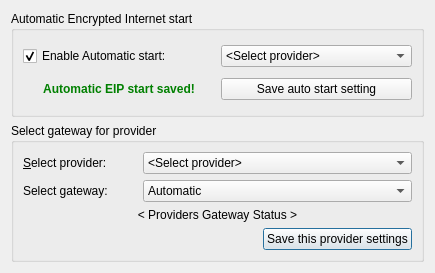
<?xml version="1.0" encoding="UTF-8"?>
<ui version="4.0">
 <class>EIPPreferences</class>
 <widget class="QDialog" name="EIPPreferences">
  <property name="geometry">
   <rect>
    <x>0</x>
    <y>0</y>
    <width>435</width>
    <height>273</height>
   </rect>
  </property>
  <property name="windowTitle">
   <string>Encrypted Internet Preferences</string>
  </property>
  <property name="windowIcon">
   <iconset resource="../../../../../data/resources/mainwindow.qrc">
    <normaloff>:/images/mask-icon.png</normaloff>:/images/mask-icon.png</iconset>
  </property>
  <layout class="QGridLayout" name="gridLayout_2">
   <item row="1" column="0">
    <widget class="QGroupBox" name="gbGatewaySelector">
     <property name="enabled">
      <bool>true</bool>
     </property>
     <property name="title">
      <string>Select gateway for provider</string>
     </property>
     <property name="checkable">
      <bool>false</bool>
     </property>
     <layout class="QGridLayout" name="gridLayout">
      <item row="0" column="0">
       <widget class="QLabel" name="lblSelectProvider">
        <property name="text">
         <string>&amp;Select provider:</string>
        </property>
        <property name="buddy">
         <cstring>cbProvidersGateway</cstring>
        </property>
       </widget>
      </item>
      <item row="0" column="1" colspan="2">
       <widget class="QComboBox" name="cbProvidersGateway">
        <item>
         <property name="text">
          <string>&lt;Select provider&gt;</string>
         </property>
        </item>
       </widget>
      </item>
      <item row="7" column="2">
       <widget class="QPushButton" name="pbSaveGateway">
        <property name="text">
         <string>Save this provider settings</string>
        </property>
       </widget>
      </item>
      <item row="4" column="0" colspan="3">
       <widget class="QLabel" name="lblProvidersGatewayStatus">
        <property name="text">
         <string>&lt; Providers Gateway Status &gt;</string>
        </property>
        <property name="alignment">
         <set>Qt::AlignCenter</set>
        </property>
       </widget>
      </item>
      <item row="1" column="0">
       <widget class="QLabel" name="label">
        <property name="text">
         <string>Select gateway:</string>
        </property>
       </widget>
      </item>
      <item row="1" column="1" colspan="2">
       <widget class="QComboBox" name="cbGateways">
        <item>
         <property name="text">
          <string>Automatic</string>
         </property>
        </item>
       </widget>
      </item>
     </layout>
    </widget>
   </item>
   <item row="0" column="0">
    <widget class="QGroupBox" name="gbAutomaticEIP">
     <property name="title">
      <string>Automatic Encrypted Internet start</string>
     </property>
     <layout class="QGridLayout" name="gridLayout_3">
      <item row="3" column="0">
       <widget class="QLabel" name="lblAutoStartEIPStatus">
        <property name="layoutDirection">
         <enum>Qt::LeftToRight</enum>
        </property>
        <property name="styleSheet">
         <string notr="true"/>
        </property>
        <property name="frameShape">
         <enum>QFrame::NoFrame</enum>
        </property>
        <property name="frameShadow">
         <enum>QFrame::Plain</enum>
        </property>
        <property name="text">
         <string>&lt;font color='green'&gt;&lt;b&gt;Automatic EIP start saved!&lt;/b&gt;&lt;/font&gt;</string>
        </property>
        <property name="alignment">
         <set>Qt::AlignCenter</set>
        </property>
       </widget>
      </item>
      <item row="3" column="1">
       <widget class="QPushButton" name="pbSaveAutoStartEIP">
        <property name="text">
         <string>Save auto start setting</string>
        </property>
       </widget>
      </item>
      <item row="0" column="0">
       <widget class="QCheckBox" name="cbAutoStartEIP">
        <property name="layoutDirection">
         <enum>Qt::LeftToRight</enum>
        </property>
        <property name="text">
         <string>Enable Automatic start:</string>
        </property>
        <property name="checked">
         <bool>true</bool>
        </property>
       </widget>
      </item>
      <item row="0" column="1">
       <widget class="QComboBox" name="cbProvidersEIP">
        <item>
         <property name="text">
          <string>&lt;Select provider&gt;</string>
         </property>
        </item>
       </widget>
      </item>
     </layout>
     <zorder>cbAutoStartEIP</zorder>
     <zorder>lblAutoStartEIPStatus</zorder>
     <zorder>pbSaveAutoStartEIP</zorder>
     <zorder>cbProvidersEIP</zorder>
    </widget>
   </item>
  </layout>
 </widget>
 <tabstops>
  <tabstop>cbAutoStartEIP</tabstop>
  <tabstop>cbProvidersEIP</tabstop>
  <tabstop>pbSaveAutoStartEIP</tabstop>
  <tabstop>cbProvidersGateway</tabstop>
  <tabstop>cbGateways</tabstop>
  <tabstop>pbSaveGateway</tabstop>
 </tabstops>
 <resources>
  <include location="../../../../../data/resources/mainwindow.qrc"/>
 </resources>
 <connections>
  <connection>
   <sender>cbAutoStartEIP</sender>
   <signal>toggled(bool)</signal>
   <receiver>cbProvidersEIP</receiver>
   <slot>setEnabled(bool)</slot>
   <hints>
    <hint type="sourcelabel">
     <x>180</x>
     <y>53</y>
    </hint>
    <hint type="destinationlabel">
     <x>238</x>
     <y>53</y>
    </hint>
   </hints>
  </connection>
 </connections>
</ui>
